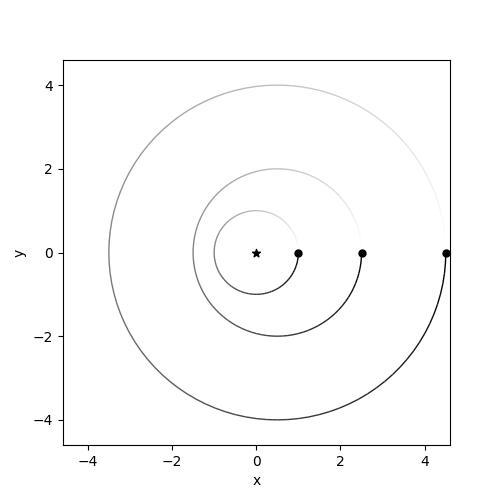

This figure's Python source:
import rebound
import matplotlib.pyplot as plt

sim = rebound.Simulation() #initiate simulation
sim.add(m=1.0) #Star A
sim.add(m=1.0, a=1.0) # Star B
# add circumbinary planet ABb
sim.add(a=2.0)
sim.add(a=4.0)

#integrate(200)
fig = rebound.OrbitPlot(sim)
fig.savefig("circumbinary_rub.png") # save figure to file
fig.show() # show fipigure on screen

particles = sim.particles
star_A = particles[0]
star_B = particles[1]

print(star_B.vx) #

plt.show()
